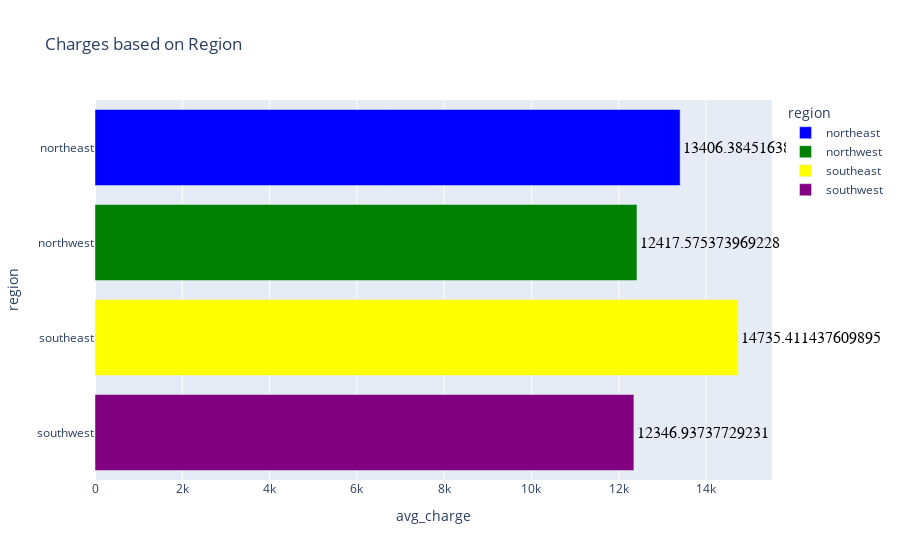

The notebook cell saved with this chart:
### Code cell
#Make graph
fig = px.bar(
    region_df,
    x = 'avg_charge',
    y = 'region',
    color = 'region',
    orientation = 'h',
    title = 'Charges based on Region',
    color_discrete_map={
        'northeast' : 'blue',
        'northwest' : 'green',
        'southeast' : 'yellow',
        'southwest' : 'purple'
    },
    text = 'avg_charge',
        
)

fig.update_traces(
    textfont_color = 'black',
    textfont_family = 'Times New Roman',
    textfont_size = 16,
    textposition = 'outside',
    cliponaxis = False
)   
fig.show()

### Figure 1 — Plotly figure (JSON) as saved in the notebook; plotly's stock layout.template omitted (floating-point values rounded to 4 significant figures)
{"data": [{"alignmentgroup": "True", "cliponaxis": false, "hovertemplate": "region=%{y}<br>avg_charge=%{text}<extra></extra>", "legendgroup": "northeast", "marker": {"color": "blue", "pattern": {"shape": ""}}, "name": "northeast", "offsetgroup": "northeast", "orientation": "h", "showlegend": true, "text": [13410.0], "textfont": {"color": "black", "family": "Times New Roman", "size": 16}, "textposition": "outside", "type": "bar", "x": [13410.0], "xaxis": "x", "y": ["northeast"], "yaxis": "y"}, {"alignmentgroup": "True", "cliponaxis": false, "hovertemplate": "region=%{y}<br>avg_charge=%{text}<extra></extra>", "legendgroup": "northwest", "marker": {"color": "green", "pattern": {"shape": ""}}, "name": "northwest", "offsetgroup": "northwest", "orientation": "h", "showlegend": true, "text": [12420.0], "textfont": {"color": "black", "family": "Times New Roman", "size": 16}, "textposition": "outside", "type": "bar", "x": [12420.0], "xaxis": "x", "y": ["northwest"], "yaxis": "y"}, {"alignmentgroup": "True", "cliponaxis": false, "hovertemplate": "region=%{y}<br>avg_charge=%{text}<extra></extra>", "legendgroup": "southeast", "marker": {"color": "yellow", "pattern": {"shape": ""}}, "name": "southeast", "offsetgroup": "southeast", "orientation": "h", "showlegend": true, "text": [14740.0], "textfont": {"color": "black", "family": "Times New Roman", "size": 16}, "textposition": "outside", "type": "bar", "x": [14740.0], "xaxis": "x", "y": ["southeast"], "yaxis": "y"}, {"alignmentgroup": "True", "cliponaxis": false, "hovertemplate": "region=%{y}<br>avg_charge=%{text}<extra></extra>", "legendgroup": "southwest", "marker": {"color": "purple", "pattern": {"shape": ""}}, "name": "southwest", "offsetgroup": "southwest", "orientation": "h", "showlegend": true, "text": [12350.0], "textfont": {"color": "black", "family": "Times New Roman", "size": 16}, "textposition": "outside", "type": "bar", "x": [12350.0], "xaxis": "x", "y": ["southwest"], "yaxis": "y"}], "layout": {"barmode": "relative", "legend": {"title": {"text": "region"}, "tracegroupgap": 0}, "title": {"text": "Charges based on Region"}, "xaxis": {"anchor": "y", "domain": [0, 1], "title": {"text": "avg_charge"}}, "yaxis": {"anchor": "x", "categoryarray": ["southwest", "southeast", "northwest", "northeast"], "categoryorder": "array", "domain": [0, 1], "title": {"text": "region"}}}}
